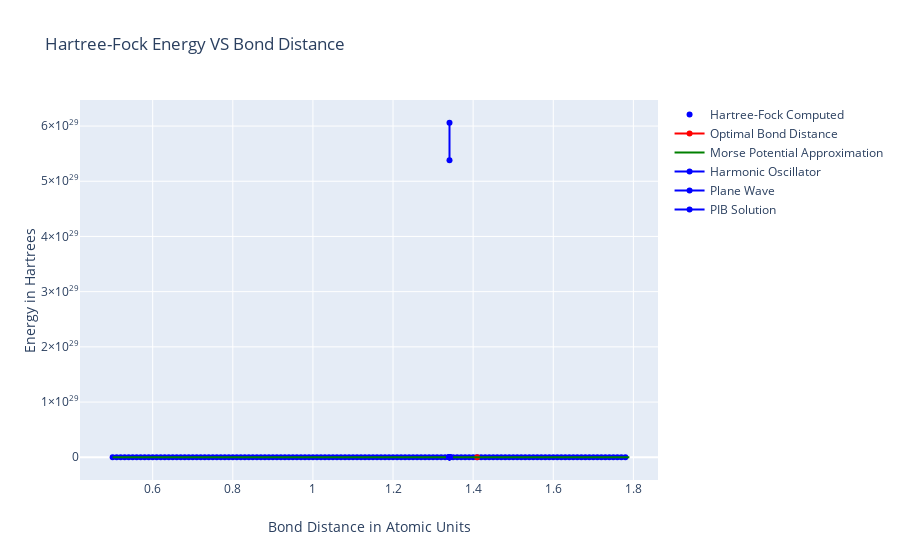

This figure's notebook cell:
### Code cell
#prepare data for use with graphing
figure = { 
    "data": [
        
        #create the Hartree-Fock generated Potential Energy Surface
        {
            "type":"scatter",
            "x":R,
            "y":E,
            "connectgaps":False,
            "mode":"markers", 
            "name":"Hartree-Fock Computed",
            "marker":{"color":"blue"}
        },
    
        #Highlight the minimum energy point in red
        {
            "type":"scatter",
            "x":[optimalR],
            "y":[minE],
            "name":"Optimal Bond Distance",
            "marker":{"color":"red"}
        },
        
        #Create and plot the Morse Potential fit
        {
            "type":"scatter",
            "x":R,
            "y": [ morsePotential(r, popt[0], popt[1], popt[2]) for r in R ],
            "connectgaps":False,
            "name":"Morse Potential Approximation",
            "marker":{"color":"green"}
        },
        
        {
            "type":"scatter",
            "x":[popt[1]] * len(EHO),
            "y":EHO,
            "connectgaps":False,
            "name":"Harmonic Oscillator",
            "marker":{"color":"blue"}
        },
        
        {
            "type":"scatter",
            "x":[popt[1]] * len(EPW),
            "y":EPW,
            "connectgaps":False,
            "name":"Plane Wave",
            "marker":{"color":"blue"}
        },
        
           {
            "type":"scatter",
            "x":[PIB] * len(EPW),
            "y":PIB,
            "connectgaps":False,
            "name":"PIB Solution",
            "marker":{"color":"blue"}
        }
        
    ],
    
    #Set up the layout of the graph
    "layout":
        {
           "xaxis":{"title":"Bond Distance in Atomic Units"},
           "yaxis":{"title":"Energy in Hartrees"},
            "title":{"text":"Hartree-Fock Energy VS Bond Distance"}
        },    
}

#Loop over all MO Energies
#for vibrationalEnergy in MOEnergy[minEIndex]:
#        figure["data"].append(
#            {
#                "type":"scatter",
#                "x":[1.4],
#                    "y" : [vibrationalEnergy]
#            }
#        )    
iplot(figure)

### Figure 1 — Plotly figure (JSON) as saved in the notebook; plotly's stock layout.template omitted (floating-point values rounded to 4 significant figures; data arrays with more than 128 entries replaced by an {"elided": "..."} marker saying what was removed)
{"data": [{"connectgaps": false, "marker": {"color": "blue"}, "mode": "markers", "name": "Hartree-Fock Computed", "type": "scatter", "x": {"elided": "130 float values"}, "y": {"elided": "129 float values"}}, {"marker": {"color": "red"}, "name": "Optimal Bond Distance", "type": "scatter", "x": [1.41], "y": [-1.125]}, {"connectgaps": false, "marker": {"color": "green"}, "name": "Morse Potential Approximation", "type": "scatter", "x": {"elided": "130 float values"}, "y": {"elided": "130 float values"}}, {"connectgaps": false, "marker": {"color": "blue"}, "name": "Harmonic Oscillator", "type": "scatter", "x": [1.341, 1.341, 1.341, 1.341, 1.341, 1.341, 1.341, 1.341, 1.341, 1.341], "y": [-0.5383, 0.09175, 0.6087, 1.534, 2.526, 6.477, 32.73, 177.2, 1024.0, 7553.0]}, {"connectgaps": false, "marker": {"color": "blue"}, "name": "Plane Wave", "type": "scatter", "x": [1.341, 1.341], "y": [5.379e+29, 6.06e+29]}, {"connectgaps": false, "marker": {"color": "blue"}, "name": "PIB Solution", "type": "scatter", "x": [[-0.1404, -0.1204, -0.07513, 0.00199, 0.119, 0.2856, 0.5134, 0.8164, 1.211, 1.716], [-0.1404, -0.1204, -0.07513, 0.00199, 0.119, 0.2856, 0.5134, 0.8164, 1.211, 1.716]], "y": [-0.1404, -0.1204, -0.07513, 0.00199, 0.119, 0.2856, 0.5134, 0.8164, 1.211, 1.716]}], "layout": {"title": {"text": "Hartree-Fock Energy VS Bond Distance"}, "xaxis": {"title": {"text": "Bond Distance in Atomic Units"}}, "yaxis": {"title": {"text": "Energy in Hartrees"}}}}
